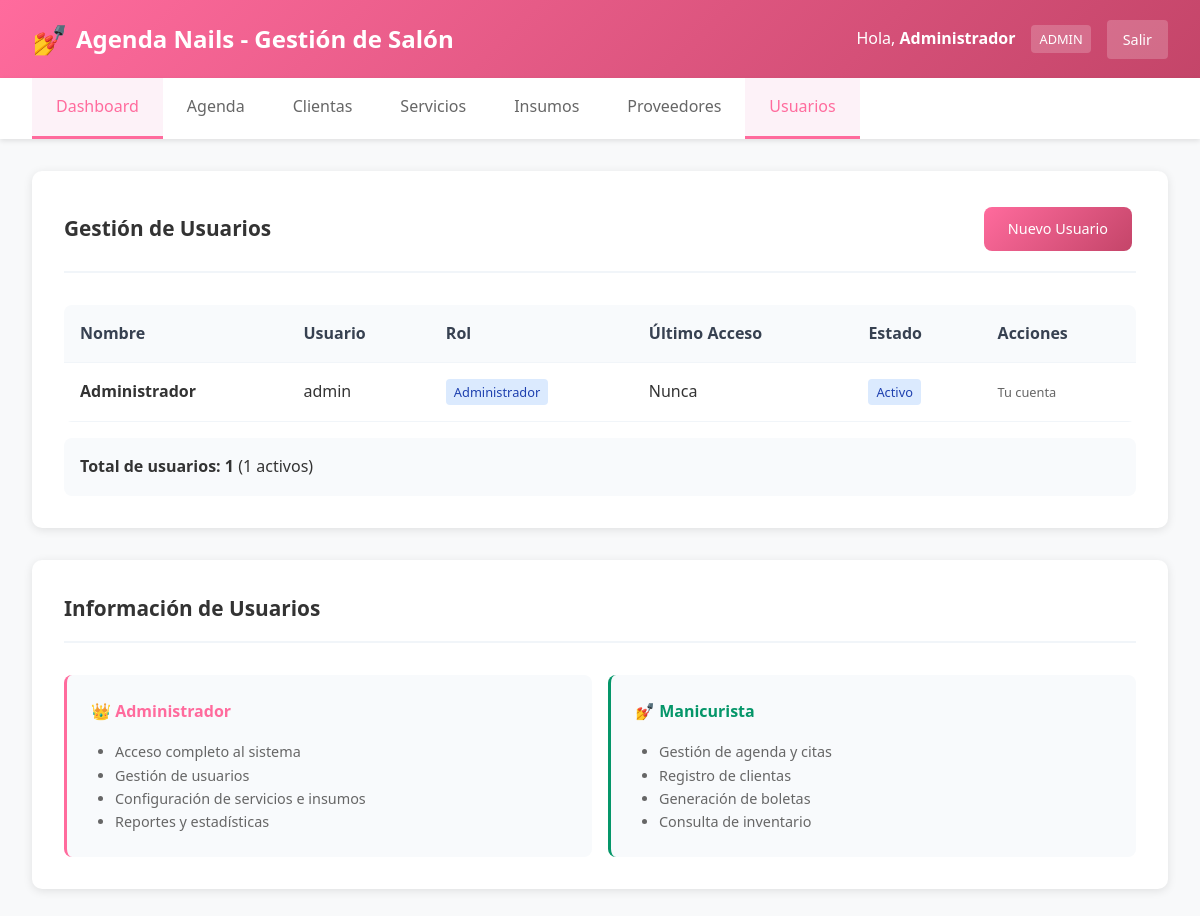
Page /usuarios/index.php (signed in) on the committed database.
### tables this page shows
CREATE TABLE usuarios (
    id INT AUTO_INCREMENT PRIMARY KEY,
    nombre VARCHAR(100) NOT NULL,
    username VARCHAR(50) NOT NULL UNIQUE,
    password VARCHAR(255) NOT NULL,
    rol ENUM('admin', 'manicurista') DEFAULT 'manicurista',
    activo BOOLEAN DEFAULT TRUE,
    ultimo_acceso TIMESTAMP NULL,
    created_at TIMESTAMP DEFAULT CURRENT_TIMESTAMP
);

### usuarios/index.php (the view, shortened to what this page needs)
<?php
$database = new Database();
$db = $database->getConnection();
$stmt = $db->query("SELECT * FROM usuarios ORDER BY nombre ASC");
$usuarios = $stmt->fetchAll(PDO::FETCH_ASSOC);
require_once '../includes/header.php';
?>
<div class="container">
    <div class="card">
        <div class="card-header">
            <h2 class="card-title">Gestión de Usuarios</h2>
            <a href="nuevo_usuario.php" class="btn btn-primary">Nuevo Usuario</a>
        </div>
        <div class="table-container">
            <table class="table">
                <thead>
                    <tr>
                        <th>Nombre</th>
                        <th>Usuario</th>
                        <th>Rol</th>
                        <th>Último Acceso</th>
                        <th>Estado</th>
                        <th>Acciones</th>
                    </tr>
                </thead>
                <tbody>
                    <?php if (!empty($usuarios)): ?>
                        <?php foreach ($usuarios as $usuario): ?>
                            <tr>
                                <td><strong><?php echo htmlspecialchars($usuario['nombre']); ?></strong></td>
                                <td><?php echo htmlspecialchars($usuario['username']); ?></td>
                                <td>
                                    <span style="padding: 0.25rem 0.5rem; border-radius: 4px; font-size: 0.8rem; <?php echo $usuario['rol'] == 'admin' ? 'background: #dbeafe; color: #1e40af;' : 'background: #f0fdf4; color: #059669;'; ?>">
                                        <?php echo $usuario['rol'] == 'admin' ? 'Administrador' : 'Manicurista'; ?>
                                    </span>
                                </td>
                                <td><?php echo $usuario['ultimo_acceso'] ? formatDateTime($usuario['ultimo_acceso']) : 'Nunca'; ?></td>
                                <td>
                                    <span class="status-<?php echo $usuario['activo'] ? 'confirmada' : 'cancelada'; ?>">
                                        <?php echo $usuario['activo'] ? 'Activo' : 'Inactivo'; ?>
                                    </span>
                                </td>
                                <td>
                                    <?php if ($usuario['id'] != $_SESSION['usuario_id']): ?>
                                        <a href="editar_usuario.php?id=<?php echo $usuario['id']; ?>" class="btn btn-sm btn-primary">Editar</a>
                                        <?php if ($usuario['activo']): ?>
                                            <a href="desactivar_usuario.php?id=<?php echo $usuario['id']; ?>" class="btn btn-sm btn-danger" onclick="return confirmarEliminacion('¿Desactivar este usuario?')">Desactivar</a>
                                        <?php else: ?>
                                            <a href="activar_usuario.php?id=<?php echo $usuario['id']; ?>" class="btn btn-sm btn-success">Activar</a>
                                        <?php endif; ?>
                                    <?php else: ?>
                                        <span style="color: #666; font-size: 0.8rem;">Tu cuenta</span>
                                    <?php endif; ?>
                                </td>
                            </tr>
                        <?php endforeach; ?>
                    <?php endif; ?>
                </tbody>
            </table>
        </div>
        <div style="margin-top: 1rem; padding: 1rem; background: #f8fafc; border-radius: 8px;">
            <strong>Total de usuarios: <?php echo count($usuarios); ?></strong>
            (<?php echo count(array_filter($usuarios, function($u) { return $u['activo']; })); ?> activos)
        </div>
    </div>
    <div class="card">
        <div class="card-header">
            <h2 class="card-title">Información de Usuarios</h2>
        </div>
        <div style="display: grid; grid-template-columns: repeat(auto-fit, minmax(300px, 1fr)); gap: 1rem;">
            <div style="background: #f8fafc; padding: 1.5rem; border-radius: 8px; border-left: 3px solid #ff6b9d;">
                <h4 style="color: #ff6b9d; margin-bottom: 1rem;">👑 Administrador</h4>
                <ul style="color: #666; font-size: 0.9rem; margin: 0; padding-left: 1.5rem;">
                    <li>Acceso completo al sistema</li>
                    <li>Gestión de usuarios</li>
                    <li>Configuración de servicios e insumos</li>
                    <li>Reportes y estadísticas</li>
                </ul>
            </div>
            <div style="background: #f8fafc; padding: 1.5rem; border-radius: 8px; border-left: 3px solid #059669;">
                <h4 style="color: #059669; margin-bottom: 1rem;">💅 Manicurista</h4>
                <ul style="color: #666; font-size: 0.9rem; margin: 0; padding-left: 1.5rem;">
                    <li>Gestión de agenda y citas</li>
                    <li>Registro de clientas</li>
                    <li>Generación de boletas</li>
                    <li>Consulta de inventario</li>
                </ul>
            </div>
        </div>
    </div>
</div>
<?php require_once '../includes/footer.php'; ?>

### assets/css/style.css (style rules this page uses)
* { margin: 0; padding: 0; box-sizing: border-box; }
body { font-family: 'Segoe UI', Tahoma, Geneva, Verdana, sans-serif; background-color: #f8f9fa; color: #333; line-height: 1.6; }
.container { max-width: 1200px; margin: 2rem auto; padding: 0 2rem; }
.card { background: white; border-radius: 10px; padding: 2rem; box-shadow: 0 2px 10px rgba(0,0,0,0.1); margin-bottom: 2rem; }
.card-header { display: flex; justify-content: space-between; align-items: center; margin-bottom: 2rem; padding-bottom: 1rem; border-bottom: 2px solid #f1f5f9; gap: 1rem; }
.card-title { color: #333; font-size: 1.3rem; font-weight: 600; }
.btn { padding: 0.75rem 1.5rem; border: none; border-radius: 8px; cursor: pointer; text-decoration: none; display: inline-block; font-size: 0.9rem; font-weight: 500; transition: all 0.3s ease; text-align: center; margin: 0.25rem; line-height: 1.4; }
.btn-primary { background: linear-gradient(135deg, #ff6b9d, #c44569); color: white; }
.table-container { overflow-x: auto; }
.table { width: 100%; border-collapse: collapse; background: white; border-radius: 8px; overflow: hidden; }
.table th, .table td { padding: 1rem; text-align: left; border-bottom: 1px solid #f1f5f9; }
.table th { background: #f8fafc; font-weight: 600; color: #374151; }
.status-confirmada { background: #dbeafe; color: #1e40af; padding: 0.25rem 0.5rem; border-radius: 4px; font-size: 0.8rem; }

### rows in the picture
usuarios: nombre "Administrador", username "admin", rol "Administrador", shows "Nunca", shows "Activo", shows "Tu cuenta", activo "1"

### other values in the picture
SITE_NAME "Agenda Nails - Gestión de Salón"
getNombreUsuario() "Administrador"
count($usuarios) "1"
